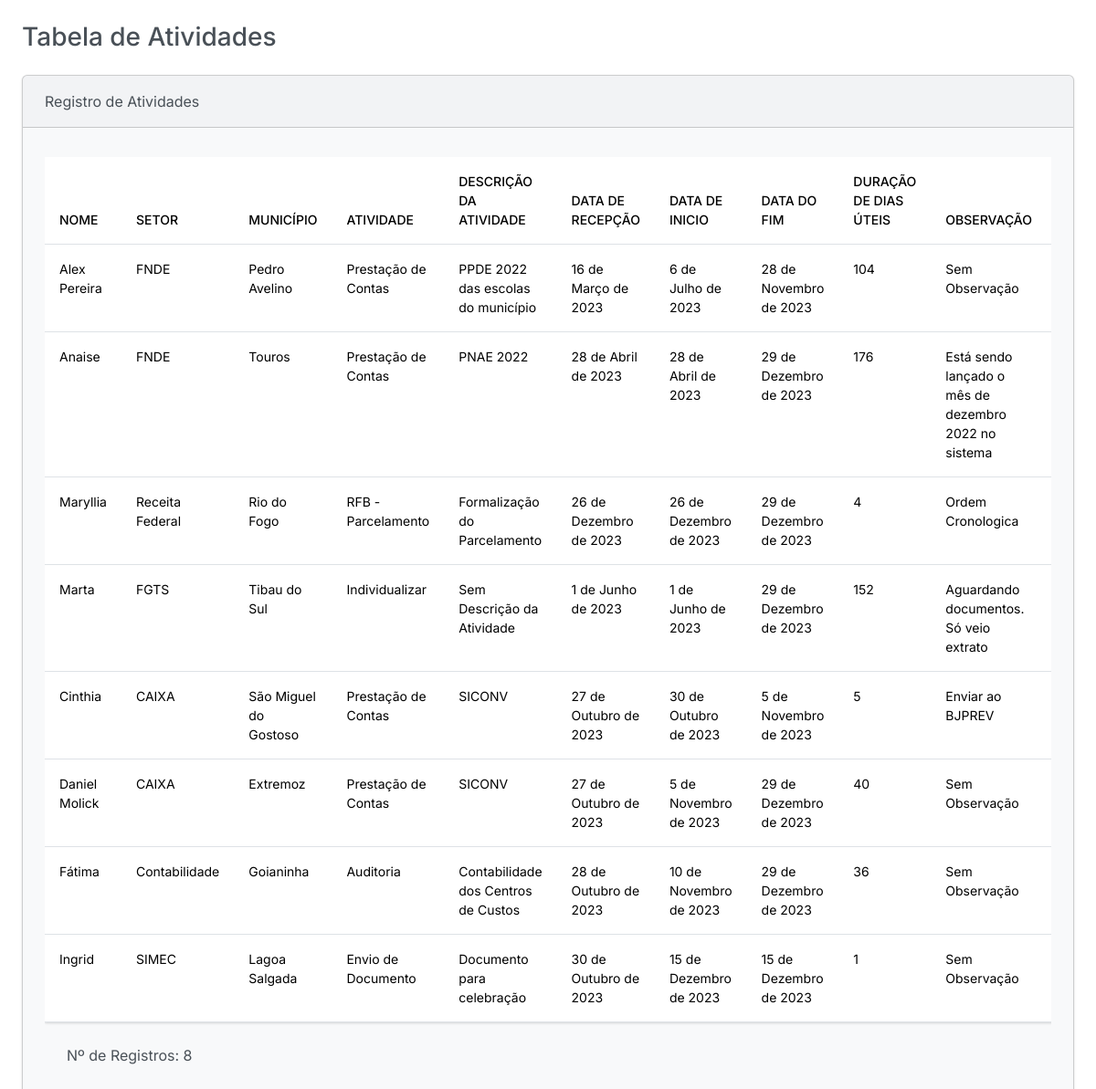
/visualizar_tabela/, run on the app's committed database.
### plataforma/models.py (models this page shows, shortened)
class RegistroAtividade(models.Model):
    nome = models.ForeignKey(Nome, on_delete=models.CASCADE)
    setor = models.ForeignKey(Setor, on_delete=models.CASCADE)
    municipio = models.ForeignKey(Municipio, on_delete=models.CASCADE)
    atividade = models.ForeignKey(Atividade, on_delete=models.CASCADE)
    descricao_atividade = models.TextField()
    data_recepcao = models.DateField()
    data_inicio = models.DateField()
    data_fim = models.DateField()
    observacao = models.TextField()
    status = models.CharField(max_length=20, choices=Status.choices)
    @property
    def duracao_dias_uteis(self):
        start_date = self.data_inicio
        end_date = self.data_fim
        business_days = dias_uteis(start_date, end_date)
        return business_days

class Nome(models.Model):
    nome = models.CharField(max_length=100)

class Setor(models.Model):
    setor = models.CharField(max_length=100)

class Municipio(models.Model):
    municipio = models.CharField(max_length=100)

class Atividade(models.Model):
    atividade = models.CharField(max_length=100)

### plataforma/views.py (the view)
# urls.py: path('visualizar_tabela/', views.visualizar_tabela, name='visualizar_tabela'),
def visualizar_tabela(request):
    registros = RegistroAtividade.objects.all()
    return render(request, 'visualizar_tabela.html', {'registros': registros})

### plataforma/models.py (called while the page is built)
def dias_uteis(start_date, end_date):
    count = 0
    current_date = start_date
    while current_date <= end_date:
        if current_date.weekday() < 5:
            count += 1
        current_date += timedelta(days=1)
    return count

### plataforma/templates/visualizar_tabela.html (shortened to what this page needs)
{% extends "base.html" %}
{% load static %}
{% block head %}
  <link rel="stylesheet" href="{% static 'plataforma/css/styles.css' %}">
{% endblock head %}
{% block container %}
  <h3 class="m-4">Tabela de Atividades</h3>
    <div class="row">
      <div class="col-12">
          <div class="card bg-light ms-4 me-4 mb-4">
            <div class="card-header">
               Registro de Atividades
            </div>
            <div class="card-body">
              <p class="card-text">
                <div class="table-responsive">
                  <table class='table table-hover'>
                    <thead>
                        <tr>
                          <th scope="col">NOME</th>
                          <th scope="col">SETOR</th>
                          <th scope="col">MUNICÍPIO</th>
                          <th scope="col">ATIVIDADE</th>
                          <th scope="col">DESCRIÇÃO DA ATIVIDADE</th>
                          <th scope="col">DATA DE RECEPÇÃO</th>
                          <th scope="col">DATA DE INICIO</th>
                          <th scope="col">DATA DO FIM</th>
                          <th scope="col">DURAÇÃO DE DIAS ÚTEIS</th>
                          <th scope="col">OBSERVAÇÃO</th>
                          <th scope="col">STATUS</th>
                        </tr>
                    </thead>
                    <tbody>
                        {% for registro in registros %}
                            <tr>
                                <td>{{ registro.nome.nome }}</td>
                                <td>{{ registro.setor.setor }}</td>
                                <td>{{ registro.municipio.municipio }}</td>
                                <td>{{ registro.atividade.atividade }}</td>
                                <td>{{ registro.descricao_atividade }}</td>
                                <td>{{ registro.data_recepcao }}</td>
                                <td>{{ registro.data_inicio }}</td>
                                <td>{{ registro.data_fim }}</td>
                                <td>{{ registro.duracao_dias_uteis }}</td>
                                <td>{{ registro.observacao }}</td>
                                <td>{{ registro.status }}</td>
                            </tr>
                        {% endfor %}
                    </tbody>
                  </table>
                  {% if registros %}
                    <p class="m-4">Nº de Registros: {{ registros.count}}</p>
                  {% else %}
                    <p>registros está vazio ou não está sendo passado corretamente.</p>
                  {% endif %}
                </div>
              </p>
            </div>
          </div>
      </div>
    </div>
{% endblock container %}

### data on the page
RegistroAtividade: nome.nome "Alex Pereira", setor.setor "FNDE", municipio.municipio "Pedro Avelino", atividade.atividade "Prestação de Contas", descricao_atividade "PPDE 2022 das escolas do município", data_recepcao "16 de Março de 2023", data_inicio "6 de Julho de 2023", data_fim "28 de Novembro de 2023", duracao_dias_uteis "104", observacao "Sem Observação"
RegistroAtividade: nome.nome "Anaise", setor.setor "FNDE", municipio.municipio "Touros", atividade.atividade "Prestação de Contas", descricao_atividade "PNAE 2022", data_recepcao "28 de Abril de 2023", data_inicio "28 de Abril de 2023", data_fim "29 de Dezembro de 2023", duracao_dias_uteis "176", observacao "Está sendo lançado o mês de dezembro 2022 no sistema"
RegistroAtividade: nome.nome "Maryllia", setor.setor "Receita Federal", municipio.municipio "Rio do Fogo", atividade.atividade "RFB - Parcelamento", descricao_atividade "Formalização do Parcelamento", data_recepcao "26 de Dezembro de 2023", data_inicio "26 de Dezembro de 2023", data_fim "29 de Dezembro de 2023", duracao_dias_uteis "4", observacao "Ordem Cronologica"
RegistroAtividade: nome.nome "Marta", setor.setor "FGTS", municipio.municipio "Tibau do Sul", atividade.atividade "Individualizar", descricao_atividade "Sem Descrição da Atividade", data_recepcao "1 de Junho de 2023", data_inicio "1 de Junho de 2023", data_fim "29 de Dezembro de 2023", duracao_dias_uteis "152", observacao "Aguardando documentos. Só veio extrato"
RegistroAtividade: nome.nome "Cinthia", setor.setor "CAIXA", municipio.municipio "São Miguel do Gostoso", atividade.atividade "Prestação de Contas", descricao_atividade "SICONV", data_recepcao "27 de Outubro de 2023", data_inicio "30 de Outubro de 2023", data_fim "5 de Novembro de 2023", duracao_dias_uteis "5", observacao "Enviar ao BJPREV"
RegistroAtividade: nome.nome "Daniel Molick", setor.setor "CAIXA", municipio.municipio "Extremoz", atividade.atividade "Prestação de Contas", descricao_atividade "SICONV", data_recepcao "27 de Outubro de 2023", data_inicio "5 de Novembro de 2023", data_fim "29 de Dezembro de 2023", duracao_dias_uteis "40", observacao "Sem Observação"
RegistroAtividade: nome.nome "Fátima", setor.setor "Contabilidade", municipio.municipio "Goianinha", atividade.atividade "Auditoria", descricao_atividade "Contabilidade dos Centros de Custos", data_recepcao "28 de Outubro de 2023", data_inicio "10 de Novembro de 2023", data_fim "29 de Dezembro de 2023", duracao_dias_uteis "36", observacao "Sem Observação"
RegistroAtividade: nome.nome "Ingrid", setor.setor "SIMEC", municipio.municipio "Lagoa Salgada", atividade.atividade "Envio de Documento", descricao_atividade "Documento para celebração", data_recepcao "30 de Outubro de 2023", data_inicio "15 de Dezembro de 2023", data_fim "15 de Dezembro de 2023", duracao_dias_uteis "1", observacao "Sem Observação"

### other printed values
{{ registros.count }} "8"
